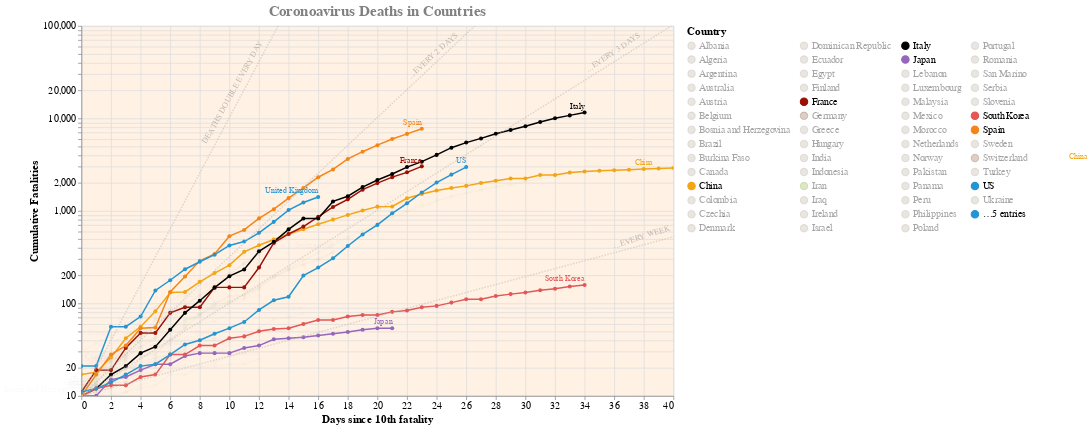

Notebook source saved alongside this figure:
### Code cell
chart1 = make_fatality_curves_chart()
chart1

### Figure 1 — Vega-Lite specification as saved in the notebook (floating-point values rounded to 4 significant figures; data arrays with more than 128 entries replaced by an {"elided": "..."} marker saying what was removed)
{"config": {"view": {"continuousWidth": 400, "continuousHeight": 300, "fill": "#FFF1E4"}, "axis": {"labelFontSize": 13, "titleFontSize": 15}, "legend": {"labelFontSize": 13, "titleFontSize": 15}, "title": {"anchor": "middle", "color": "gray", "font": "Helvetica Neue", "fontSize": 20}}, "layer": [{"mark": {"type": "line", "clip": true, "point": true}, "encoding": {"color": {"type": "nominal", "field": "Country", "legend": {"columns": 4, "symbolLimit": 55}, "scale": {"domain": ["Albania", "Algeria", "Argentina", "Australia", "Austria", "Belgium", "Bosnia and Herzegovina", "Brazil", "Burkina Faso", "Canada", "China", "Colombia", "Czechia", "Denmark", "Dominican Republic", "Ecuador", "Egypt", "Finland", "France", "Germany", "Greece", "Hungary", "India", "Indonesia", "Iran", "Iraq", "Ireland", "Israel", "Italy", "Japan", "Lebanon", "Luxembourg", "Malaysia", "Mexico", "Morocco", "Netherlands", "Norway", "Pakistan", "Panama", "Peru", "Philippines", "Poland", "Portugal", "Romania", "San Marino", "Serbia", "Slovenia", "South Korea", "Spain", "Sweden", "Switzerland", "Turkey", "US", "Ukraine", "United Kingdom"], "range": ["#C1B7AD", "#C1B7AD", "#C1B7AD", "#C1B7AD", "#C1B7AD", "#C1B7AD", "#C1B7AD", "#C1B7AD", "#C1B7AD", "#C1B7AD", "#F3A514", "#C1B7AD", "#C1B7AD", "#C1B7AD", "#C1B7AD", "#C1B7AD", "#C1B7AD", "#C1B7AD", "#9B1005", "#9D755D", "#C1B7AD", "#C1B7AD", "#C1B7AD", "#C1B7AD", "#A1BA59", "#C1B7AD", "#C1B7AD", "#C1B7AD", "black", "#9467bd", "#C1B7AD", "#C1B7AD", "#C1B7AD", "#C1B7AD", "#C1B7AD", "#C1B7AD", "#C1B7AD", "#C1B7AD", "#C1B7AD", "#C1B7AD", "#C1B7AD", "#C1B7AD", "#C1B7AD", "#C1B7AD", "#C1B7AD", "#C1B7AD", "#C1B7AD", "#E45756", "#F58518", "#C1B7AD", "#9D755D", "#C1B7AD", "#2495D3", "#C1B7AD", "#2495D3"]}}, "opacity": {"condition": {"value": 1, "selection": "selector001"}, "value": 0.05}, "tooltip": [{"type": "nominal", "field": "Country"}, {"type": "temporal", "field": "Date"}, {"type": "quantitative", "field": "Confirmed Deaths"}, {"type": "quantitative", "field": "Days since 10th fatality"}], "x": {"type": "quantitative", "field": "Days since 10th fatality", "scale": {"domain": [0, 40]}}, "y": {"type": "quantitative", "axis": {"title": "Cumulative Fatalities"}, "field": "Confirmed Deaths", "scale": {"domain": [10, 30000], "type": "log"}}}, "height": 500, "selection": {"selector001": {"type": "multi", "fields": ["Country"], "bind": "legend", "init": [{"Country": "France"}, {"Country": "Spain"}, {"Country": "United Kingdom"}, {"Country": "Italy"}, {"Country": "US"}, {"Country": "United Kingdom"}, {"Country": "South Korea"}, {"Country": "Japan"}, {"Country": "China"}]}}, "width": 800}, {"mark": {"type": "text", "align": "right", "dy": -8}, "encoding": {"color": {"type": "nominal", "field": "Country", "legend": {"columns": 4, "symbolLimit": 55}, "scale": {"domain": ["Albania", "Algeria", "Argentina", "Australia", "Austria", "Belgium", "Bosnia and Herzegovina", "Brazil", "Burkina Faso", "Canada", "China", "Colombia", "Czechia", "Denmark", "Dominican Republic", "Ecuador", "Egypt", "Finland", "France", "Germany", "Greece", "Hungary", "India", "Indonesia", "Iran", "Iraq", "Ireland", "Israel", "Italy", "Japan", "Lebanon", "Luxembourg", "Malaysia", "Mexico", "Morocco", "Netherlands", "Norway", "Pakistan", "Panama", "Peru", "Philippines", "Poland", "Portugal", "Romania", "San Marino", "Serbia", "Slovenia", "South Korea", "Spain", "Sweden", "Switzerland", "Turkey", "US", "Ukraine", "United Kingdom"], "range": ["#C1B7AD", "#C1B7AD", "#C1B7AD", "#C1B7AD", "#C1B7AD", "#C1B7AD", "#C1B7AD", "#C1B7AD", "#C1B7AD", "#C1B7AD", "#F3A514", "#C1B7AD", "#C1B7AD", "#C1B7AD", "#C1B7AD", "#C1B7AD", "#C1B7AD", "#C1B7AD", "#9B1005", "#9D755D", "#C1B7AD", "#C1B7AD", "#C1B7AD", "#C1B7AD", "#A1BA59", "#C1B7AD", "#C1B7AD", "#C1B7AD", "black", "#9467bd", "#C1B7AD", "#C1B7AD", "#C1B7AD", "#C1B7AD", "#C1B7AD", "#C1B7AD", "#C1B7AD", "#C1B7AD", "#C1B7AD", "#C1B7AD", "#C1B7AD", "#C1B7AD", "#C1B7AD", "#C1B7AD", "#C1B7AD", "#C1B7AD", "#C1B7AD", "#E45756", "#F58518", "#C1B7AD", "#9D755D", "#C1B7AD", "#2495D3", "#C1B7AD", "#2495D3"]}}, "opacity": {"condition": {"value": 1, "selection": "selector001"}, "value": 0.05}, "text": {"type": "nominal", "field": "Country"}, "tooltip": [{"type": "nominal", "field": "Country"}, {"type": "temporal", "field": "Date"}, {"type": "quantitative", "field": "Confirmed Deaths"}, {"type": "quantitative", "field": "Days since 10th fatality"}], "x": {"type": "quantitative", "field": "Days since 10th fatality", "scale": {"domain": [0, 40]}}, "y": {"type": "quantitative", "axis": {"title": "Cumulative Fatalities"}, "field": "Confirmed Deaths", "scale": {"domain": [10, 30000], "type": "log"}}}, "height": 500, "transform": [{"filter": "(('China' && datum['Date']) >= 1585526400000)"}], "width": 800}, {"mark": {"type": "text", "align": "center", "dy": -8}, "encoding": {"color": {"type": "nominal", "field": "Country", "legend": {"columns": 4, "symbolLimit": 55}, "scale": {"domain": ["Albania", "Algeria", "Argentina", "Australia", "Austria", "Belgium", "Bosnia and Herzegovina", "Brazil", "Burkina Faso", "Canada", "China", "Colombia", "Czechia", "Denmark", "Dominican Republic", "Ecuador", "Egypt", "Finland", "France", "Germany", "Greece", "Hungary", "India", "Indonesia", "Iran", "Iraq", "Ireland", "Israel", "Italy", "Japan", "Lebanon", "Luxembourg", "Malaysia", "Mexico", "Morocco", "Netherlands", "Norway", "Pakistan", "Panama", "Peru", "Philippines", "Poland", "Portugal", "Romania", "San Marino", "Serbia", "Slovenia", "South Korea", "Spain", "Sweden", "Switzerland", "Turkey", "US", "Ukraine", "United Kingdom"], "range": ["#C1B7AD", "#C1B7AD", "#C1B7AD", "#C1B7AD", "#C1B7AD", "#C1B7AD", "#C1B7AD", "#C1B7AD", "#C1B7AD", "#C1B7AD", "#F3A514", "#C1B7AD", "#C1B7AD", "#C1B7AD", "#C1B7AD", "#C1B7AD", "#C1B7AD", "#C1B7AD", "#9B1005", "#9D755D", "#C1B7AD", "#C1B7AD", "#C1B7AD", "#C1B7AD", "#A1BA59", "#C1B7AD", "#C1B7AD", "#C1B7AD", "black", "#9467bd", "#C1B7AD", "#C1B7AD", "#C1B7AD", "#C1B7AD", "#C1B7AD", "#C1B7AD", "#C1B7AD", "#C1B7AD", "#C1B7AD", "#C1B7AD", "#C1B7AD", "#C1B7AD", "#C1B7AD", "#C1B7AD", "#C1B7AD", "#C1B7AD", "#C1B7AD", "#E45756", "#F58518", "#C1B7AD", "#9D755D", "#C1B7AD", "#2495D3", "#C1B7AD", "#2495D3"]}}, "opacity": {"condition": {"value": 1, "selection": "selector001"}, "value": 0.05}, "text": {"type": "nominal", "field": "Country"}, "tooltip": [{"type": "nominal", "field": "Country"}, {"type": "temporal", "field": "Date"}, {"type": "quantitative", "field": "Confirmed Deaths"}, {"type": "quantitative", "field": "Days since 10th fatality"}], "x": {"type": "quantitative", "field": "Days since 10th fatality", "scale": {"domain": [0, 40]}}, "y": {"type": "quantitative", "axis": {"title": "Cumulative Fatalities"}, "field": "Confirmed Deaths", "scale": {"domain": [10, 30000], "type": "log"}}}, "height": 500, "transform": [{"filter": "((38 && datum['Confirmed Deaths']) === 2837)"}], "width": 800}, {"data": {"name": "data-f17fac8a3fb41b194f961a3c6db5aad4"}, "mark": {"type": "line", "clip": true, "strokeDash": [2, 2]}, "encoding": {"color": {"type": "nominal", "field": "key", "legend": null, "scale": {"domain": ["a1", "a2", "a3", "a7"], "range": ["#9494B8", "#B3B3CC", "#D1D1E0", "#E0E0EB"]}}, "opacity": {"condition": {"value": 0.5, "test": {"equal": 1, "field": "y1"}}, "value": 0.5}, "x": {"type": "quantitative", "field": "Days since 10th fatality", "scale": {"domain": [0, 40]}}, "y": {"type": "quantitative", "field": "value", "scale": {"domain": [10, 30000], "type": "log"}}}, "transform": [{"fold": ["a1", "a2", "a3", "a7"]}]}, {"data": {"name": "data-5a9678149300e0cfb02877354aa5cecd"}, "mark": {"type": "text", "align": "center", "angle": 299, "color": "gray", "dy": 5, "opacity": 0.5, "text": "DEATHS DOUBLE EVERY DAY"}, "encoding": {"x": {"type": "quantitative", "field": "Days since 10th fatality"}, "y": {"type": "quantitative", "field": "value"}}}, {"data": {"name": "data-5e3fedd4dc5f36dcbf98e456d9db5b30"}, "mark": {"type": "text", "align": "left", "angle": 318, "color": "gray", "dy": 5, "opacity": 0.5, "text": "...EVERY 2 DAYS"}, "encoding": {"x": {"type": "quantitative", "field": "Days since 10th fatality"}, "y": {"type": "quantitative", "field": "value"}}}, {"data": {"name": "data-8ac32b96edad120556a5cdc8e277af90"}, "mark": {"type": "text", "align": "center", "angle": 326, "color": "gray", "dy": -2, "opacity": 0.5, "text": "...EVERY 3 DAYS"}, "encoding": {"x": {"type": "quantitative", "field": "Days since 10th fatality"}, "y": {"type": "quantitative", "field": "value"}}}, {"data": {"name": "data-5800a48de2a1967c8ff97a5136e68213"}, "mark": {"type": "text", "align": "left", "angle": 342, "color": "gray", "dy": -2, "opacity": 0.5, "text": "...EVERY WEEK"}, "encoding": {"x": {"type": "quantitative", "field": "Days since 10th fatality"}, "y": {"type": "quantitative", "field": "value"}}}], "data": {"name": "data-0e35b6c0612e99264a618b2c39df1005"}, "title": "Coronoavirus Deaths in Countries", "$schema": "https://vega.github.io/schema/vega-lite/v4.0.2.json", "datasets": {"data-0e35b6c0612e99264a618b2c39df1005": {"elided": "642 records"}, "data-f17fac8a3fb41b194f961a3c6db5aad4": [{"Days since 10th fatality": 0, "a1": 10.0, "a2": 10.0, "a3": 10.0, "a7": 10.0}, {"Days since 10th fatality": 1, "a1": 20.0, "a2": 14.14, "a3": 12.6, "a7": 11.04}, {"Days since 10th fatality": 2, "a1": 40.0, "a2": 20.0, "a3": 15.87, "a7": 12.19}, {"Days since 10th fatality": 3, "a1": 80.0, "a2": 28.28, "a3": 20.0, "a7": 13.46}, {"Days since 10th fatality": 4, "a1": 160.0, "a2": 40.0, "a3": 25.2, "a7": 14.86}, {"Days since 10th fatality": 5, "a1": 320.0, "a2": 56.57, "a3": 31.75, "a7": 16.41}, {"Days since 10th fatality": 6, "a1": 640.0, "a2": 80.0, "a3": 40.0, "a7": 18.11}, {"Days since 10th fatality": 7, "a1": 1280.0, "a2": 113.1, "a3": 50.4, "a7": 20.0}, {"Days since 10th fatality": 8, "a1": 2560.0, "a2": 160.0, "a3": 63.5, "a7": 22.08}, {"Days since 10th fatality": 9, "a1": 5120.0, "a2": 226.3, "a3": 80.0, "a7": 24.38}, {"Days since 10th fatality": 10, "a1": 10240.0, "a2": 320.0, "a3": 100.8, "a7": 26.92}, {"Days since 10th fatality": 11, "a1": 20480.0, "a2": 452.5, "a3": 127.0, "a7": 29.72}, {"Days since 10th fatality": 12, "a1": 40960.0, "a2": 640.0, "a3": 160.0, "a7": 32.81}, {"Days since 10th fatality": 13, "a1": 81920.0, "a2": 905.1, "a3": 201.6, "a7": 36.23}, {"Days since 10th fatality": 14, "a1": 163800.0, "a2": 1280.0, "a3": 254.0, "a7": 40.0}, {"Days since 10th fatality": 15, "a1": 327700.0, "a2": 1810.0, "a3": 320.0, "a7": 44.16}, {"Days since 10th fatality": 16, "a1": 655400.0, "a2": 2560.0, "a3": 403.2, "a7": 48.76}, {"Days since 10th fatality": 17, "a1": 1311000.0, "a2": 3620.0, "a3": 508.0, "a7": 53.84}, {"Days since 10th fatality": 18, "a1": 2621000.0, "a2": 5120.0, "a3": 640.0, "a7": 59.44}, {"Days since 10th fatality": 19, "a1": 5243000.0, "a2": 7241.0, "a3": 806.3, "a7": 65.63}, {"Days since 10th fatality": 20, "a1": 10490000.0, "a2": 10240.0, "a3": 1016.0, "a7": 72.46}, {"Days since 10th fatality": 21, "a1": 20970000.0, "a2": 14480.0, "a3": 1280.0, "a7": 80.0}, {"Days since 10th fatality": 22, "a1": 41940000.0, "a2": 20480.0, "a3": 1613.0, "a7": 88.33}, {"Days since 10th fatality": 23, "a1": 83890000.0, "a2": 28960.0, "a3": 2032.0, "a7": 97.52}, {"Days since 10th fatality": 24, "a1": 167800000.0, "a2": 40960.0, "a3": 2560.0, "a7": 107.7}, {"Days since 10th fatality": 25, "a1": 335500000.0, "a2": 57930.0, "a3": 3225.0, "a7": 118.9}, {"Days since 10th fatality": 26, "a1": 671100000.0, "a2": 81920.0, "a3": 4064.0, "a7": 131.3}, {"Days since 10th fatality": 27, "a1": 1342000000.0, "a2": 115900.0, "a3": 5120.0, "a7": 144.9}, {"Days since 10th fatality": 28, "a1": 2684000000.0, "a2": 163800.0, "a3": 6451.0, "a7": 160.0}, {"Days since 10th fatality": 29, "a1": 5369000000.0, "a2": 231700.0, "a3": 8127.0, "a7": 176.7}, {"Days since 10th fatality": 30, "a1": 10740000000.0, "a2": 327700.0, "a3": 10240.0, "a7": 195.0}, {"Days since 10th fatality": 31, "a1": 21470000000.0, "a2": 463400.0, "a3": 12900.0, "a7": 215.3}, {"Days since 10th fatality": 32, "a1": 42950000000.0, "a2": 655400.0, "a3": 16250.0, "a7": 237.8}, {"Days since 10th fatality": 33, "a1": 85900000000.0, "a2": 926800.0, "a3": 20480.0, "a7": 262.5}, {"Days since 10th fatality": 34, "a1": 171800000000.0, "a2": 1311000.0, "a3": 25800.0, "a7": 289.8}, {"Days since 10th fatality": 35, "a1": 343600000000.0, "a2": 1854000.0, "a3": 32510.0, "a7": 320.0}, {"Days since 10th fatality": 36, "a1": 687200000000.0, "a2": 2621000.0, "a3": 40960.0, "a7": 353.3}, {"Days since 10th fatality": 37, "a1": 1374000000000.0, "a2": 3707000.0, "a3": 51610.0, "a7": 390.1}, {"Days since 10th fatality": 38, "a1": 2749000000000.0, "a2": 5243000.0, "a3": 65020.0, "a7": 430.7}, {"Days since 10th fatality": 39, "a1": 5498000000000.0, "a2": 7415000.0, "a3": 81920.0, "a7": 475.5}, {"Days since 10th fatality": 40, "a1": 11000000000000.0, "a2": 10490000.0, "a3": 103200.0, "a7": 525.0}, {"Days since 10th fatality": 41, "a1": 21990000000000.0, "a2": 14830000.0, "a3": 130000.0, "a7": 579.7}, {"Days since 10th fatality": 42, "a1": 43980000000000.0, "a2": 20970000.0, "a3": 163800.0, "a7": 640.0}, {"Days since 10th fatality": 43, "a1": 87960000000000.0, "a2": 29660000.0, "a3": 206400.0, "a7": 706.6}, {"Days since 10th fatality": 44, "a1": 175900000000000.0, "a2": 41940000.0, "a3": 260100.0, "a7": 780.2}, {"Days since 10th fatality": 45, "a1": 351800000000000.0, "a2": 59320000.0, "a3": 327700.0, "a7": 861.4}, {"Days since 10th fatality": 46, "a1": 703700000000000.0, "a2": 83890000.0, "a3": 412900.0, "a7": 951.0}, {"Days since 10th fatality": 47, "a1": 1407000000000000.0, "a2": 118600000.0, "a3": 520200.0, "a7": 1050.0}, {"Days since 10th fatality": 48, "a1": 2815000000000000.0, "a2": 167800000.0, "a3": 655400.0, "a7": 1159.0}, {"Days since 10th fatality": 49, "a1": 5629000000000000.0, "a2": 237300000.0, "a3": 825700.0, "a7": 1280.0}, {"Days since 10th fatality": 50, "a1": 1.126e+16, "a2": 335500000.0, "a3": 1040000.0, "a7": 1413.0}, {"Days since 10th fatality": 51, "a1": 2.252e+16, "a2": 474500000.0, "a3": 1311000.0, "a7": 1560.0}, {"Days since 10th fatality": 52, "a1": 4.504e+16, "a2": 671100000.0, "a3": 1651000.0, "a7": 1723.0}, {"Days since 10th fatality": 53, "a1": 9.007e+16, "a2": 949100000.0, "a3": 2081000.0, "a7": 1902.0}, {"Days since 10th fatality": 54, "a1": 1.801e+17, "a2": 1342000000.0, "a3": 2621000.0, "a7": 2100.0}, {"Days since 10th fatality": 55, "a1": 3.603e+17, "a2": 1898000000.0, "a3": 3303000.0, "a7": 2319.0}, {"Days since 10th fatality": 56, "a1": 7.206e+17, "a2": 2684000000.0, "a3": 4161000.0, "a7": 2560.0}, {"Days since 10th fatality": 57, "a1": 1.441e+18, "a2": 3796000000.0, "a3": 5243000.0, "a7": 2826.0}, {"Days since 10th fatality": 58, "a1": 2.882e+18, "a2": 5369000000.0, "a3": 6606000.0, "a7": 3121.0}, {"Days since 10th fatality": 59, "a1": 5.765e+18, "a2": 7593000000.0, "a3": 8323000.0, "a7": 3446.0}, {"Days since 10th fatality": 60, "a1": 1.153e+19, "a2": 10740000000.0, "a3": 10490000.0, "a7": 3804.0}, {"Days since 10th fatality": 61, "a1": 2.306e+19, "a2": 15190000000.0, "a3": 13210000.0, "a7": 4200.0}, {"Days since 10th fatality": 62, "a1": 4.612e+19, "a2": 21470000000.0, "a3": 16650000.0, "a7": 4637.0}, {"Days since 10th fatality": 63, "a1": 9.223e+19, "a2": 30370000000.0, "a3": 20970000.0, "a7": 5120.0}, {"Days since 10th fatality": 64, "a1": 1.845e+20, "a2": 42950000000.0, "a3": 26420000.0, "a7": 5653.0}, {"Days since 10th fatality": 65, "a1": 3.689e+20, "a2": 60740000000.0, "a3": 33290000.0, "a7": 6241.0}, {"Days since 10th fatality": 66, "a1": 7.379e+20, "a2": 85900000000.0, "a3": 41940000.0, "a7": 6891.0}, {"Days since 10th fatality": 67, "a1": 1.476e+21, "a2": 121500000000.0, "a3": 52840000.0, "a7": 7608.0}, {"Days since 10th fatality": 68, "a1": 2.951e+21, "a2": 171800000000.0, "a3": 66580000.0, "a7": 8400.0}], "data-5a9678149300e0cfb02877354aa5cecd": [{"Days since 10th fatality": 10, "value": 20000}], "data-5e3fedd4dc5f36dcbf98e456d9db5b30": [{"Days since 10th fatality": 22, "value": 30000}], "data-8ac32b96edad120556a5cdc8e277af90": [{"Days since 10th fatality": 36, "value": 50000}], "data-5800a48de2a1967c8ff97a5136e68213": [{"Days since 10th fatality": 36, "value": 400}]}}
